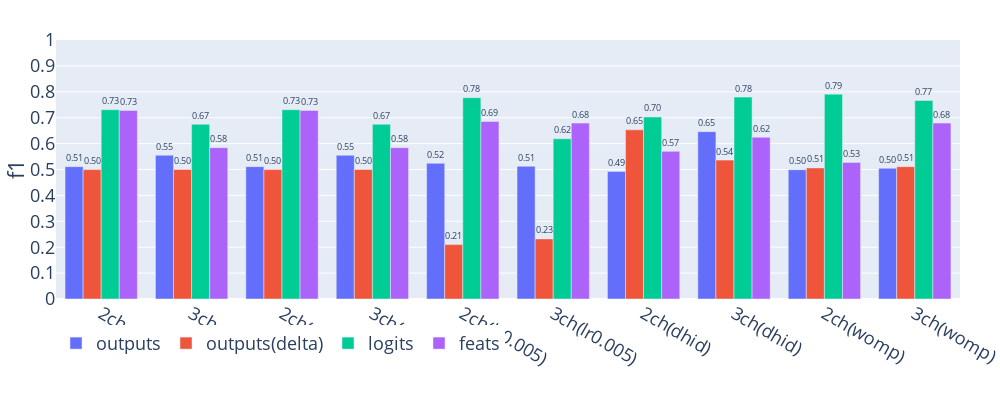

Notebook code for this chart:
### Code cell
# 2023/10/22 compare dim (gaze, comfort, 1dcnn)
run_names = [
    ['2-2_c_g_nch2_ws30-ss5', '2-2_c_g_delta1-nch2_ws30-ss5', '2-2_c_g_logits-nch2_ws30-ss5', '2-2_c_g_feats-nch2_ws30-ss5'],
    ['2-2_c_g_nch3_ws30-ss5', '2-2_c_g_delta1-nch3_ws30-ss5', '2-2_c_g_logits-nch3_ws30-ss5', '2-2_c_g_feats-nch3_ws30-ss5'],
    ['2-2_c_g_nch2_ws30-ss5-ep20', '2-2_c_g_delta1-nch2_ws30-ss5-ep20', '2-2_c_g_logits-nch2_ws30-ss5-ep20', '2-2_c_g_feats-nch2_ws30-ss5-ep20'],
    ['2-2_c_g_nch3_ws30-ss5-ep20', '2-2_c_g_delta1-nch3_ws30-ss5-ep20', '2-2_c_g_logits-nch3_ws30-ss5-ep20', '2-2_c_g_feats-nch3_ws30-ss5-ep20'],
    ['2-2_c_g_nch2_ws30-ss5-lr0.005', '2-2_c_g_delta1-nch2_ws30-ss5-lr0.005', '2-2_c_g_logits-nch2_ws30-ss5-lr0.005', '2-2_c_g_feats-nch2_ws30-ss5-lr0.005'],
    ['2-2_c_g_nch3_ws30-ss5-lr0.005', '2-2_c_g_delta1-nch3_ws30-ss5-lr0.005', '2-2_c_g_logits-nch3_ws30-ss5-lr0.005', '2-2_c_g_feats-nch3_ws30-ss5-lr0.005'],
    ['2-2_c_g_nch2-uhid_ws30-ss5', '2-2_c_g_delta1-nch2-uhid_ws30-ss5', '2-2_c_g_logits-nch2-dhid_ws30-ss5', '2-2_c_g_feats-nch2-dhid_ws30-ss5'],
    ['2-2_c_g_nch3-uhid_ws30-ss5', '2-2_c_g_delta1-nch3-uhid_ws30-ss5', '2-2_c_g_logits-nch3-dhid_ws30-ss5', '2-2_c_g_feats-nch3-dhid_ws30-ss5'],
    ['2-2_c_g_womp-nch2_ws30-ss5', '2-2_c_g_womp-delta1-nch2_ws30-ss5', '2-2_c_g_womp-logits-nch2_ws30-ss5', '2-2_c_g_womp-feats-nch2_ws30-ss5'],
    ['2-2_c_g_womp-nch3_ws30-ss5', '2-2_c_g_womp-delta1-nch3_ws30-ss5', '2-2_c_g_womp-logits-nch3_ws30-ss5', '2-2_c_g_womp-feats-nch3_ws30-ss5'],
]
x_labels = ['2ch', '3ch', '2ch(ep20)', '3ch(ep20)', '2ch(lr0.005)', '3ch(lr0.005)', '2ch(dhid)', '3ch(dhid)', '2ch(womp)', '3ch(womp)']
sub_labels = ['outputs', 'outputs(delta)', 'logits', 'feats']
get_result_bar_graph(run_names, x_labels, sub_labels, 'f1', epoch=10, size=(1000, 400))

### Figure 1 — Plotly figure (JSON) as saved in the notebook; plotly's stock layout.template omitted (floating-point values rounded to 4 significant figures)
{"data": [{"alignmentgroup": "True", "hovertemplate": "sub_label=outputs<br>x_label=%{x}<br>f1=%{text}<extra></extra>", "legendgroup": "outputs", "marker": {"color": "#636efa", "pattern": {"shape": ""}}, "name": "outputs", "offsetgroup": "outputs", "orientation": "v", "showlegend": true, "text": [0.5109, 0.5549, 0.5109, 0.5549, 0.5239, 0.5124, 0.4925, 0.6461, 0.4992, 0.5047], "textposition": "outside", "texttemplate": "%{text:.2f}", "type": "bar", "x": ["2ch", "3ch", "2ch(ep20)", "3ch(ep20)", "2ch(lr0.005)", "3ch(lr0.005)", "2ch(dhid)", "3ch(dhid)", "2ch(womp)", "3ch(womp)"], "xaxis": "x", "y": [0.5109, 0.5549, 0.5109, 0.5549, 0.5239, 0.5124, 0.4925, 0.6461, 0.4992, 0.5047], "yaxis": "y"}, {"alignmentgroup": "True", "hovertemplate": "sub_label=outputs(delta)<br>x_label=%{x}<br>f1=%{text}<extra></extra>", "legendgroup": "outputs(delta)", "marker": {"color": "#EF553B", "pattern": {"shape": ""}}, "name": "outputs(delta)", "offsetgroup": "outputs(delta)", "orientation": "v", "showlegend": true, "text": [0.4996, 0.5, 0.4996, 0.5, 0.21, 0.2321, 0.6533, 0.5362, 0.5061, 0.5109], "textposition": "outside", "texttemplate": "%{text:.2f}", "type": "bar", "x": ["2ch", "3ch", "2ch(ep20)", "3ch(ep20)", "2ch(lr0.005)", "3ch(lr0.005)", "2ch(dhid)", "3ch(dhid)", "2ch(womp)", "3ch(womp)"], "xaxis": "x", "y": [0.4996, 0.5, 0.4996, 0.5, 0.21, 0.2321, 0.6533, 0.5362, 0.5061, 0.5109], "yaxis": "y"}, {"alignmentgroup": "True", "hovertemplate": "sub_label=logits<br>x_label=%{x}<br>f1=%{text}<extra></extra>", "legendgroup": "logits", "marker": {"color": "#00cc96", "pattern": {"shape": ""}}, "name": "logits", "offsetgroup": "logits", "orientation": "v", "showlegend": true, "text": [0.7309, 0.6747, 0.7309, 0.6747, 0.7772, 0.6186, 0.7026, 0.7795, 0.7909, 0.7668], "textposition": "outside", "texttemplate": "%{text:.2f}", "type": "bar", "x": ["2ch", "3ch", "2ch(ep20)", "3ch(ep20)", "2ch(lr0.005)", "3ch(lr0.005)", "2ch(dhid)", "3ch(dhid)", "2ch(womp)", "3ch(womp)"], "xaxis": "x", "y": [0.7309, 0.6747, 0.7309, 0.6747, 0.7772, 0.6186, 0.7026, 0.7795, 0.7909, 0.7668], "yaxis": "y"}, {"alignmentgroup": "True", "hovertemplate": "sub_label=feats<br>x_label=%{x}<br>f1=%{text}<extra></extra>", "legendgroup": "feats", "marker": {"color": "#ab63fa", "pattern": {"shape": ""}}, "name": "feats", "offsetgroup": "feats", "orientation": "v", "showlegend": true, "text": [0.7282, 0.5844, 0.7282, 0.5844, 0.6855, 0.6791, 0.57, 0.6245, 0.5274, 0.6792], "textposition": "outside", "texttemplate": "%{text:.2f}", "type": "bar", "x": ["2ch", "3ch", "2ch(ep20)", "3ch(ep20)", "2ch(lr0.005)", "3ch(lr0.005)", "2ch(dhid)", "3ch(dhid)", "2ch(womp)", "3ch(womp)"], "xaxis": "x", "y": [0.7282, 0.5844, 0.7282, 0.5844, 0.6855, 0.6791, 0.57, 0.6245, 0.5274, 0.6792], "yaxis": "y"}], "layout": {"barmode": "group", "font": {"size": 18}, "height": 400, "legend": {"font": {"size": 18}, "orientation": "h", "title": {"text": ""}, "tracegroupgap": 0}, "margin": {"b": 0, "l": 0, "r": 0, "t": 40}, "width": 1000, "xaxis": {"anchor": "y", "domain": [0, 1], "title": {"text": ""}}, "yaxis": {"anchor": "x", "domain": [0, 1], "dtick": 0.1, "range": [0, 1], "title": {"text": "f1"}}}}
